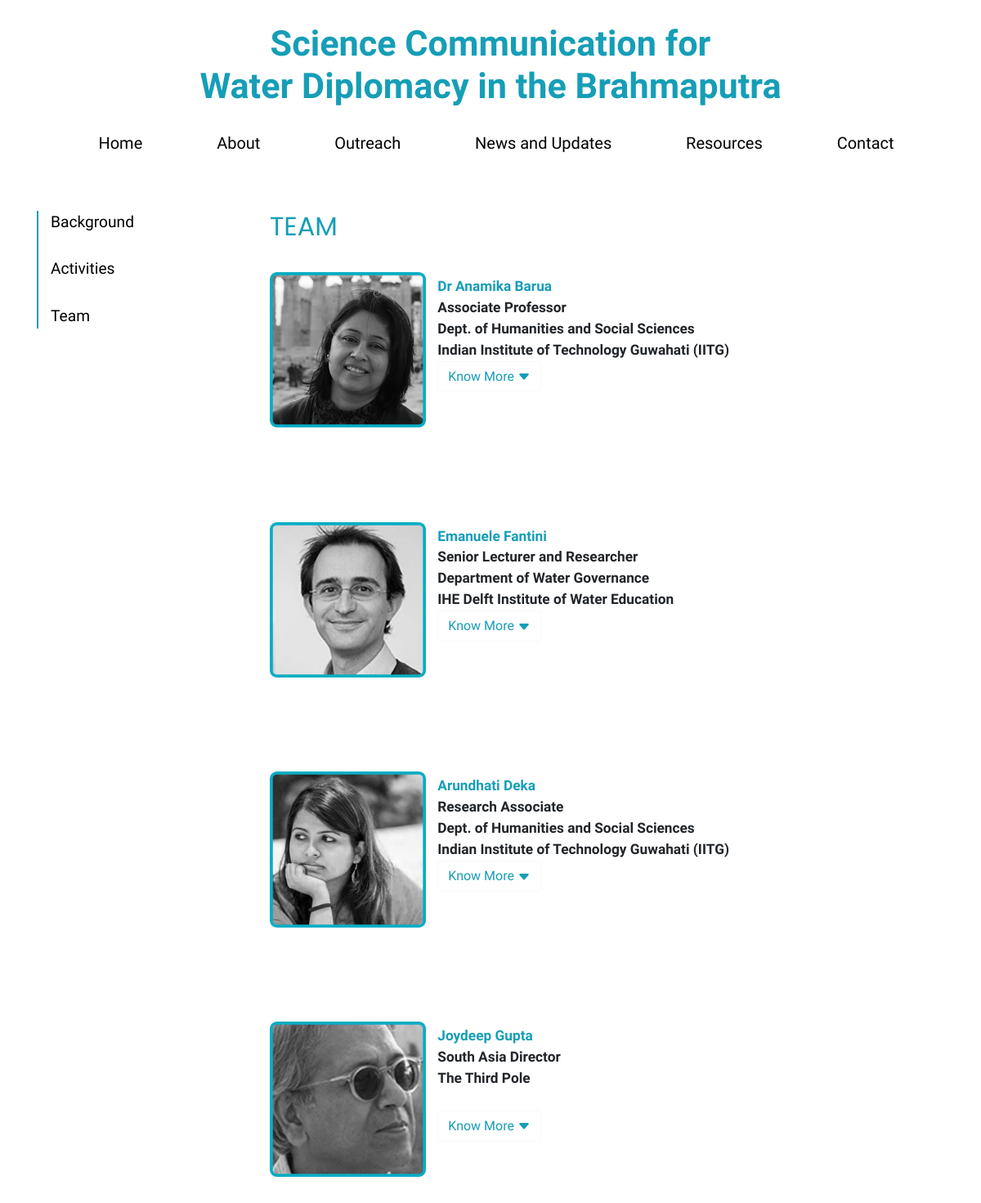
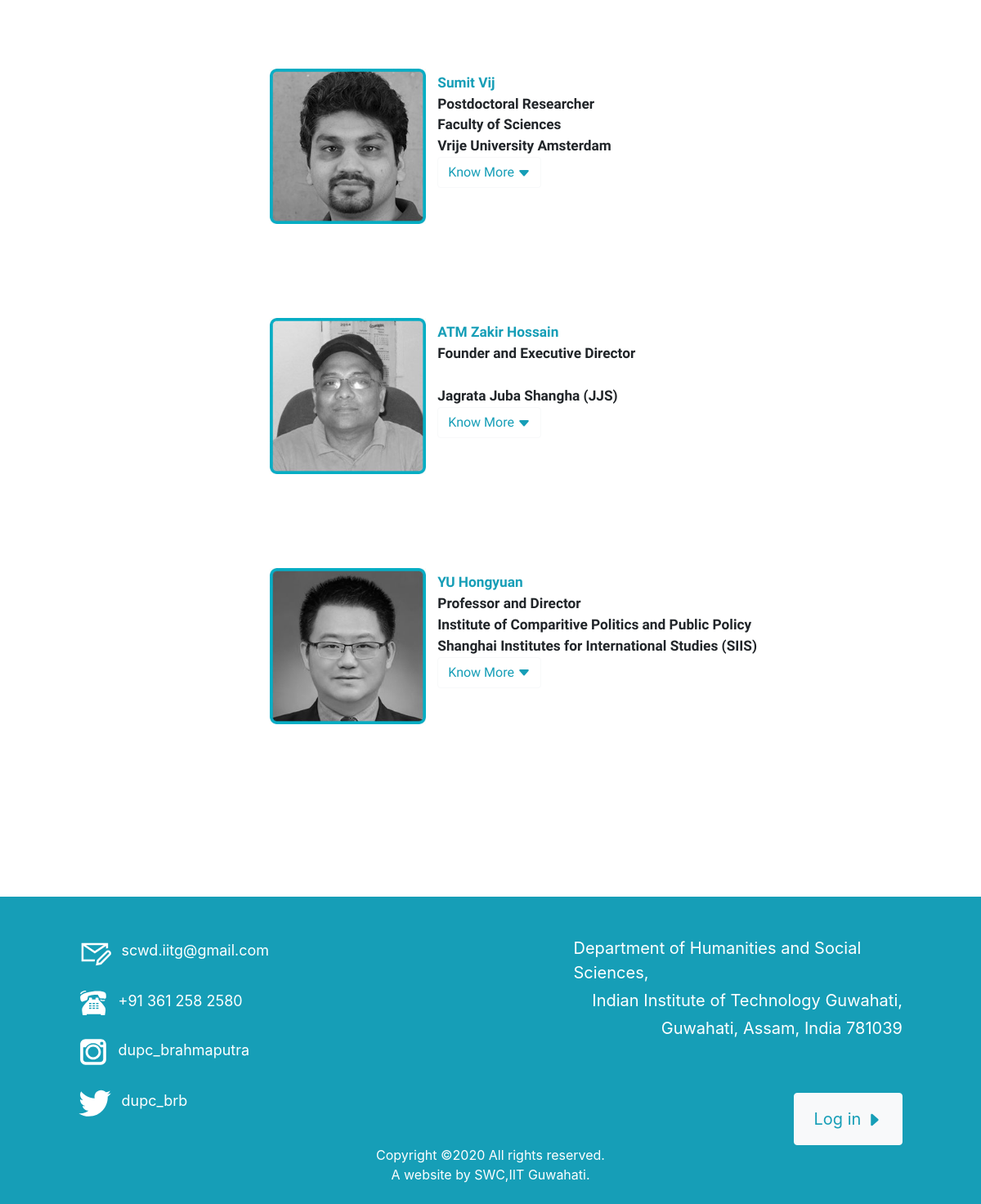
Screenshot of /teams/ with the database file from the repository (2 pictures, top to bottom).
### mainsite/models.py (models this page shows, shortened)
class team(models.Model):
    name = models.CharField(max_length = 100)
    image = models.ImageField(upload_to = 'images/', default = 'download.png')
    designation = models.CharField(max_length = 1500, default= None)
    institute_name = models.CharField(max_length = 1500,default = 'IITG',blank=True)
    department = models.CharField(max_length=1500,default = 'HSS',blank=True)
    information = models.TextField(max_length = 3000, default= None)
    def ida(self):
        return self.name[:2]

### mainsite/views.py (the view)
# urls.py: path('teams/',views.teams,name ='teams'),
def teams(request):
    tm = team.objects
    return render(request,'teams.html',{'tm':tm})

### mainsite/templates/teams.html (shortened to what this page needs)
{% extends 'base.html' %}
{% block ccd %}
{% load static %}
<div id="marine-content-inner">
  <br><br>
      <div class="container">
          <div class="row justify-content-start" style="font-size: 120%; font-family: Raleway;">
            <div class="col-lg-3 col-md-3 col-sm-3">
              <p style="color: #000; border-left: 2px solid #169EB7; padding-left: 15px;">
                <a href="{%url 'mainsite:background' %}" style="color: #000; " >Background</a><br><br>
                <a href="{%url 'mainsite:activity'%}" style="color: #000;">Activities</a><br><br>
                <a href="{%url 'mainsite:teams'%}" style="color: #000;">Team</a>
              </p>
            </div>
            <div class="col-lg-7 col-md-7 col-sm-7">
              <div class="page-heading">
                <h2 style="color: #169EB7; font-weight: 400;">TEAM</h2>
              </div>
              <br>
                {% for member in tm.all %}
                <div>
                  <img class=" img-fluid" src="{{member.image.url}}" width = "30%" height = "40%" style="top: 0; vertical-align: top;">
                  <p style="display: inline-block; font-size: 90%; padding-top: 5px; font-weight: bold; padding-left: 10px;">
                  <b style="color: #169EB7; margin-top: 20px;">{{member.name}}</b><br>
                  {{ member.designation }}<br>
                  {{ member.department }}<br>
                  {{ member.institute_name }}<br>
                  <button class="btn btn-light" type="button" data-toggle="collapse" data-target="#{{member.ida}}" aria-expanded="false"  style="background-color: #FFF; color: #169EB7;">Know More&nbsp;<svg width="1em" height="1em" viewBox="0 0 16 16" class="bi bi-caret-down-fill" fill="currentColor" xmlns="http://www.w3.org/2000/svg">
                <path d="M7.247 11.14L2.451 5.658C1.885 5.013 2.345 4 3.204 4h9.592a1 1 0 0 1 .753 1.659l-4.796 5.48a1 1 0 0 1-1.506 0z"/></svg></button>
                  <br><br>
                </p>
                <br><br>
              </div>
                <br><br><br>
                {% endfor %}
            </div>
          </div>
        </div>
      <div class="container">
      <div class="row">
        <div class="col-lg-6 col-md-6 col-sm-6">
        </div>
        <div class="col-lg-6 col-md-6 col-sm-6">
          <br>
        </div>
      </div>
</div>
<br>
{%endblock%}

### static/css/style.css (style rules this page uses)
html { font-family: Raleway; }
body { line-height: 1.7; color: #4d4d4d; font-weight: 300; font-size: 1rem; }
a { -webkit-transition: .3s all ease; -o-transition: .3s all ease; transition: .3s all ease; }
h1, h2, h3, h4, h5, .h1, .h2, .h3, .h4, .h5 { font-family: "Poppins", -apple-system, BlinkMacSystemFont, "Segoe UI", Roboto, "Helvetica Neue", Arial, sans-serif, "Apple Color Emoji", "Segoe UI Emoji", "Segoe UI Symbol", "Noto Color Emoji"; }
.btn { border-radius: 0; }

### rows the page displays
team: image (picture), name "Dr Anamika Barua", designation "Associate Professor", department "Dept. of Humanities and Social Sciences", institute_name "Indian Institute of Technology Guwahati (IITG)"
team: image (picture), name "Emanuele Fantini", designation "Senior Lecturer and Researcher", department "Department of Water Governance", institute_name "IHE Delft Institute of Water Education"
team: image (picture), name "Arundhati Deka", designation "Research Associate", department "Dept. of Humanities and Social Sciences", institute_name "Indian Institute of Technology Guwahati (IITG)"
team: image (picture), name "Joydeep Gupta", designation "South Asia Director", department "The Third Pole"
team: image (picture), name "Sumit Vij", designation "Postdoctoral Researcher", department "Faculty of Sciences", institute_name "Vrije University Amsterdam"
team: image (picture), name "ATM Zakir Hossain", designation "Founder and Executive Director", institute_name "Jagrata Juba Shangha (JJS)"
team: image (picture), name "YU Hongyuan", designation "Professor and Director", department "Institute of Comparitive Politics and Public Policy", institute_name "Shanghai Institutes for International Studies (SIIS)"
